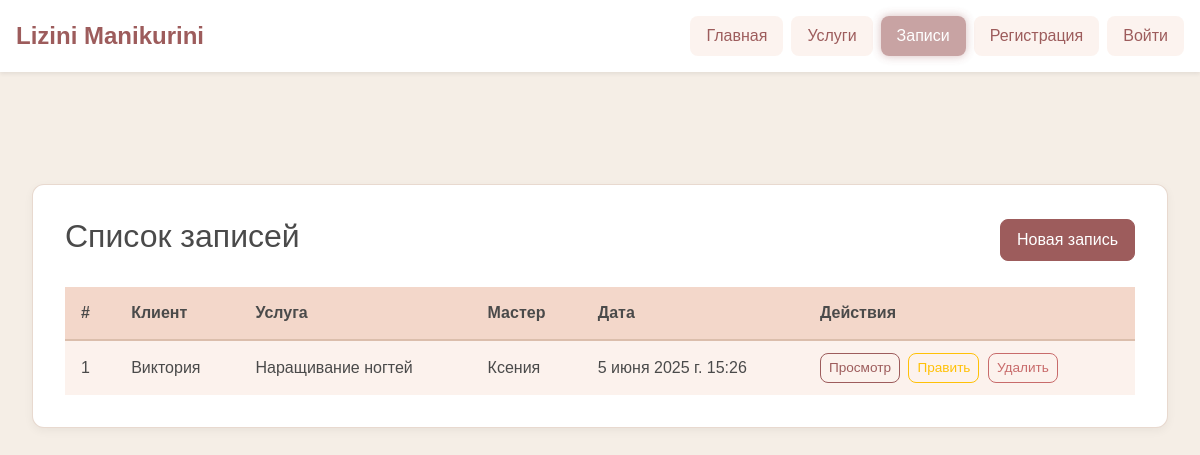
The app's page /appointments/, older data.
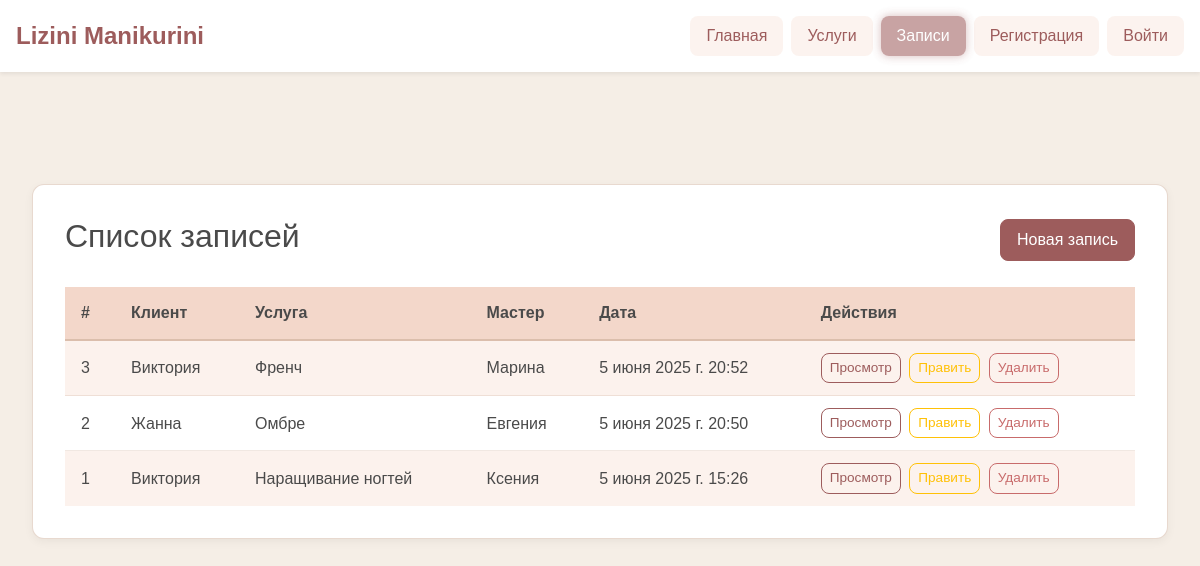
The same page, newer data.
### website/models.py (models this page shows, shortened)
class Appointment(models.Model):
    client = models.ForeignKey(
        User,
        on_delete=models.SET_NULL,
        null=True,
        limit_choices_to={'role': 'client'},
        related_name='appointments',
        verbose_name='Клиент'
    )
    master = models.ForeignKey(
        Master,
        on_delete=models.SET_NULL,
        null=True,
        related_name='appointments',
        verbose_name='Мастер'
    )
    service = models.ForeignKey(
        Service,
        on_delete=models.SET_NULL,
        null=True,
        related_name='appointments',
        verbose_name='Услуга'
    )
    appointment_date = models.DateField(default=timezone.now, verbose_name='Дата записи')
    appointment_time = models.TimeField(verbose_name='Время записи')
    status = models.ForeignKey(
        AppointmentStatus,
        on_delete=models.SET_NULL,
        null=True,
        verbose_name='Статус'
    )
    price_paid = models.DecimalField(
        max_digits=10, decimal_places=2, null=True, blank=True, verbose_name='Оплачено'
    )
    created_at = models.DateTimeField(auto_now_add=True, verbose_name='Дата создания')
    updated_at = models.DateTimeField(auto_now=True, verbose_name='Дата изменения')
    class Meta:
        verbose_name = 'Запись'
        verbose_name_plural = 'Записи'
        ordering = ['-appointment_date', '-appointment_time']

class User(AbstractUser):
    ROLE_CHOICES = [
        ('client', 'Клиент'),
        ('master', 'Мастер'),
        ('admin', 'Администратор'),
    ]
    role = models.CharField(
        max_length=20,
        choices=ROLE_CHOICES,
        default='client',
        verbose_name='Роль'
    )
    created_at = models.DateTimeField(auto_now_add=True, verbose_name='Дата создания')
    updated_at = models.DateTimeField(auto_now=True, verbose_name='Дата изменения')
    groups = models.ManyToManyField(
        Group,
        related_name='website_user_set',
        blank=True,
        verbose_name='Группы',
        help_text='Группы пользователя',
        related_query_name='user',
    )
    user_permissions = models.ManyToManyField(
        Permission,
        related_name='website_user_permissions_set',
        blank=True,
        verbose_name='Права пользователя',
        help_text='Пользовательские права',
        related_query_name='user',
    )
    class Meta:
        verbose_name = 'Пользователь'
        verbose_name_plural = 'Пользователи'

class Service(models.Model):
    name = models.CharField(max_length=100, verbose_name='Название услуги')
    description = models.TextField(blank=True, verbose_name='Описание')
    price = models.DecimalField(max_digits=10, decimal_places=2, verbose_name='Цена')
    duration_minutes = models.PositiveIntegerField(verbose_name='Длительность (мин)')
    image = models.ImageField(upload_to='services/', blank=True, verbose_name='Картинка услуги')
    created_at = models.DateTimeField(auto_now_add=True, verbose_name='Дата создания')
    updated_at = models.DateTimeField(auto_now=True, verbose_name='Дата изменения')
    class Meta:
        verbose_name = 'Услуга'
        verbose_name_plural = 'Услуги'
        ordering = ['-created_at']

class Master(models.Model):
    name = models.CharField(max_length=100, verbose_name='Имя мастера')
    specialization = models.TextField(blank=True, verbose_name='Специализация')
    photo = models.ImageField(upload_to='masters/', blank=True, verbose_name='Фото мастера')
    created_at = models.DateTimeField(auto_now_add=True, verbose_name='Дата создания')
    updated_at = models.DateTimeField(auto_now=True, verbose_name='Дата изменения')
    class Meta:
        verbose_name = 'Мастер'
        verbose_name_plural = 'Мастера'
        ordering = ['name']

### website/views.py (the view)
# urls.py: path('appointments/', appointment_list, name='appointment_list'),
def appointment_list(request):
    appointments = Appointment.objects.select_related('client','master','service').all()
    return render(request, 'website/appointment_list.html', {'appointments': appointments})

### website/templates/website/appointment_list.html (shortened to what this page needs)
{% extends 'website/base.html' %}
{% block content %}
<div class="container my-4">
  <div class="crud-wrapper">
    <div class="d-flex justify-content-between align-items-center mb-4">
      <h2>Список записей</h2>
      <a href="{% url 'appointment_add' %}" class="btn btn-success">Новая запись</a>
    </div>
    <table>
      <thead>
        <tr>
          <th>#</th>
          <th>Клиент</th>
          <th>Услуга</th>
          <th>Мастер</th>
          <th>Дата</th>
          <th>Действия</th>
        </tr>
      </thead>
      <tbody>
        {% for a in appointments %}
        <tr>
          <td data-label="#"> {{ a.id }} </td>
          <td data-label="Клиент"> {{ a.client.username }} </td>
          <td data-label="Услуга"> {{ a.service.name }} </td>
          <td data-label="Мастер"> {{ a.master.name }} </td>
          <td data-label="Дата"> {{ a.appointment_date }} {{ a.appointment_time }} </td>
          <td data-label="Действия">
            <a href="{% url 'appointment_detail' a.pk %}" class="btn btn-sm btn-outline-primary me-1">Просмотр</a>
            <a href="{% url 'appointment_edit' a.pk %}" class="btn btn-sm btn-outline-warning me-1">Править</a>
            <a href="{% url 'appointment_delete' a.pk %}" class="btn btn-sm btn-outline-danger">Удалить</a>
          </td>
        </tr>
        {% endfor %}
      </tbody>
    </table>
  </div>
</div>
{% endblock %}

Row changes from the older to the newer data that the page shows:
added Appointment: id "3", client.username "Виктория", service.name "Френч", master.name "Марина", appointment_date "5 июня 2025 г.", appointment_time "20:52"
added Appointment: id "2", client.username "Жанна", service.name "Омбре", master.name "Евгения", appointment_date "5 июня 2025 г.", appointment_time "20:50"
